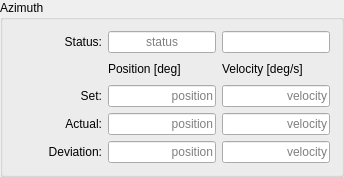
       <widget class="QGroupBox" name="groupBox_azimuth">
        <property name="title">
         <string>Azimuth</string>
        </property>
        <layout class="QGridLayout" name="gridLayout_4">
         <item row="4" column="2">
          <widget class="QLineEdit" name="opcua_Azimuth_v_Shape">
           <property name="focusPolicy">
            <enum>Qt::NoFocus</enum>
           </property>
           <property name="alignment">
            <set>Qt::AlignRight|Qt::AlignTrailing|Qt::AlignVCenter</set>
           </property>
           <property name="readOnly">
            <bool>true</bool>
           </property>
           <property name="placeholderText">
            <string>velocity</string>
           </property>
           <property name="opcua" stdset="0">
            <string>Azimuth.v_Shape</string>
           </property>
          </widget>
         </item>
         <item row="2" column="2">
          <widget class="QLineEdit" name="opcua_Azimuth_v_SetMax">
           <property name="focusPolicy">
            <enum>Qt::NoFocus</enum>
           </property>
           <property name="alignment">
            <set>Qt::AlignRight|Qt::AlignTrailing|Qt::AlignVCenter</set>
           </property>
           <property name="readOnly">
            <bool>true</bool>
           </property>
           <property name="placeholderText">
            <string>velocity</string>
           </property>
           <property name="opcua" stdset="0">
            <string>Azimuth.v_SetMax</string>
           </property>
          </widget>
         </item>
         <item row="1" column="1">
          <widget class="QLabel" name="label_10">
           <property name="text">
            <string>Position [deg]</string>
           </property>
          </widget>
         </item>
         <item row="3" column="1">
          <widget class="QLineEdit" name="opcua_Azimuth_p_Act">
           <property name="focusPolicy">
            <enum>Qt::NoFocus</enum>
           </property>
           <property name="alignment">
            <set>Qt::AlignRight|Qt::AlignTrailing|Qt::AlignVCenter</set>
           </property>
           <property name="readOnly">
            <bool>true</bool>
           </property>
           <property name="placeholderText">
            <string>position</string>
           </property>
           <property name="opcua" stdset="0">
            <string>Azimuth.p_Act</string>
           </property>
          </widget>
         </item>
         <item row="1" column="2">
          <widget class="QLabel" name="label_11">
           <property name="text">
            <string>Velocity [deg/s]</string>
           </property>
          </widget>
         </item>
         <item row="3" column="2">
          <widget class="QLineEdit" name="opcua_Azimuth_v_Act">
           <property name="focusPolicy">
            <enum>Qt::NoFocus</enum>
           </property>
           <property name="alignment">
            <set>Qt::AlignRight|Qt::AlignTrailing|Qt::AlignVCenter</set>
           </property>
           <property name="readOnly">
            <bool>true</bool>
           </property>
           <property name="placeholderText">
            <string>velocity</string>
           </property>
           <property name="opcua" stdset="0">
            <string>Azimuth.v_Act</string>
           </property>
          </widget>
         </item>
         <item row="4" column="1">
          <widget class="QLineEdit" name="opcua_Azimuth_p_Dev">
           <property name="focusPolicy">
            <enum>Qt::NoFocus</enum>
           </property>
           <property name="alignment">
            <set>Qt::AlignRight|Qt::AlignTrailing|Qt::AlignVCenter</set>
           </property>
           <property name="readOnly">
            <bool>true</bool>
           </property>
           <property name="placeholderText">
            <string>position</string>
           </property>
           <property name="opcua" stdset="0">
            <string>Azimuth.p_Dev</string>
           </property>
          </widget>
         </item>
         <item row="2" column="0">
          <widget class="QLabel" name="label_12">
           <property name="text">
            <string>Set:</string>
           </property>
           <property name="alignment">
            <set>Qt::AlignRight|Qt::AlignTrailing|Qt::AlignVCenter</set>
           </property>
          </widget>
         </item>
         <item row="2" column="1">
          <widget class="QLineEdit" name="opcua_Azimuth_p_Set">
           <property name="focusPolicy">
            <enum>Qt::NoFocus</enum>
           </property>
           <property name="alignment">
            <set>Qt::AlignRight|Qt::AlignTrailing|Qt::AlignVCenter</set>
           </property>
           <property name="readOnly">
            <bool>true</bool>
           </property>
           <property name="placeholderText">
            <string>position</string>
           </property>
           <property name="opcua" stdset="0">
            <string>Azimuth.p_Set</string>
           </property>
          </widget>
         </item>
         <item row="0" column="1">
          <widget class="QLineEdit" name="opcua_Azimuth_AxisState">
           <property name="focusPolicy">
            <enum>Qt::NoFocus</enum>
           </property>
           <property name="alignment">
            <set>Qt::AlignCenter</set>
           </property>
           <property name="readOnly">
            <bool>true</bool>
           </property>
           <property name="placeholderText">
            <string>status</string>
           </property>
           <property name="opcua" stdset="0">
            <string>Azimuth.AxisState</string>
           </property>
           <property name="opcua_type" stdset="0">
            <string>AxisStateType</string>
           </property>
          </widget>
         </item>
         <item row="3" column="0">
          <widget class="QLabel" name="label_13">
           <property name="text">
            <string>Actual:</string>
           </property>
           <property name="alignment">
            <set>Qt::AlignRight|Qt::AlignTrailing|Qt::AlignVCenter</set>
           </property>
          </widget>
         </item>
         <item row="4" column="0">
          <widget class="QLabel" name="label_14">
           <property name="text">
            <string>Deviation:</string>
           </property>
           <property name="alignment">
            <set>Qt::AlignRight|Qt::AlignTrailing|Qt::AlignVCenter</set>
           </property>
          </widget>
         </item>
         <item row="1" column="0">
          <spacer name="horizontalSpacer_4">
           <property name="orientation">
            <enum>Qt::Horizontal</enum>
           </property>
           <property name="sizeHint" stdset="0">
            <size>
             <width>88</width>
             <height>20</height>
            </size>
           </property>
          </spacer>
         </item>
         <item row="0" column="0">
          <widget class="QLabel" name="label_16">
           <property name="text">
            <string>Status:</string>
           </property>
           <property name="alignment">
            <set>Qt::AlignRight|Qt::AlignTrailing|Qt::AlignVCenter</set>
           </property>
          </widget>
         </item>
         <item row="0" column="2">
          <widget class="QLineEdit" name="lineEdit_system_17">
           <property name="minimumSize">
            <size>
             <width>55</width>
             <height>0</height>
            </size>
           </property>
           <property name="focusPolicy">
            <enum>Qt::NoFocus</enum>
           </property>
           <property name="text">
            <string/>
           </property>
           <property name="alignment">
            <set>Qt::AlignCenter</set>
           </property>
           <property name="readOnly">
            <bool>true</bool>
           </property>
           <property name="opcua" stdset="0">
            <string>Azimuth.AxisMoving</string>
           </property>
           <property name="opcua_type" stdset="0">
            <string>Boolean</string>
           </property>
           <property name="led_colour" stdset="0">
            <string>green</string>
           </property>
          </widget>
         </item>
        </layout>
       </widget>
